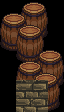

Tiled map render using the project's own tile images. Description and the whole map definition, tile-layer contents included, below:
An orthogonal 4x7 tile map with 16x16 px tiles, 2 tile layers (barriere1, barriere2), 1 hidden layer not drawn, 3 tilesets and 7 objects.

<map version="1.0" orientation="orthogonal" renderorder="right-down" width="4" height="7" tilewidth="16" tileheight="16" nextobjectid="117">
 <tileset firstgid="1" name="town" tilewidth="16" tileheight="16" tilecount="1024" columns="32">
  <image source="tilesets/town.png" width="512" height="512" />
 </tileset>
 <tileset firstgid="1025" name="obj_misk_atlas" tilewidth="16" tileheight="16" tilecount="4096" columns="64">
  <image source="tilesets/obj_misk_atlas.png" width="1024" height="1024" />
 </tileset>
 <tileset firstgid="5121" name="build_atlas" tilewidth="16" tileheight="16" tilecount="4096" columns="64">
  <image source="tilesets/build_atlas.png" width="1024" height="1024" />
 </tileset>
 <layer name="Kachelebene 1" width="4" height="7" visible="0">
  <data encoding="csv">
252,418,419,255,
252,450,451,246,
252,253,284,214,
252,253,287,248,
252,253,319,255,
252,253,215,287,
252,291,292,286
</data>
 </layer>
 <layer name="barriere1" width="4" height="7">
  <data encoding="csv">
6207,6208,0,0,
6271,6272,0,0,
6335,6336,0,0,
6399,6400,6655,6463,
0,0,0,6527,
0,0,0,6591,
0,0,0,6655
</data>
 </layer>
 <layer name="barriere2" width="4" height="7">
  <data encoding="csv">
0,0,6463,0,
0,0,6527,0,
0,0,6591,0,
0,6207,6208,0,
0,6271,6272,0,
0,643,644,0,
0,675,676,0
</data>
 </layer>
 <objectgroup name="barrieren" visible="0">
  <object id="81" x="-240" y="224">
   <polyline points="0,0 0,-16 -16,-16 -16,-96 -32,-112 -48,-112 -48,-160 0,-160 0,-304 48,-304 64,-160 96,-160 112,-304 144,-304 192,-304 208,-240 256,-240 256,-192 288,-192" />
  </object>
  <object id="82" x="-208" y="224">
   <polyline points="0,0 0,-16 176,-16 176,-96 224,-96 224,-144 256,-144 256,-16 528,-16 528,-272 464,-272 528,-304 544,-304" />
  </object>
  <object id="83" x="48" y="32">
   <polyline points="0,0 0,-80 96,-80 96,-112 208,-112 272,-144 288,-144" />
  </object>
  <object id="115" x="16" y="32">
   <polyline points="0,0 0,48" />
  </object>
 </objectgroup>
 <objectgroup name="enemyHumanoid" visible="0">
  <properties>
   <property name="typ" value="raider-1" />
  </properties>
  <object id="57" x="-16" y="32" width="16" height="16">
   <properties>
    <property name="typ" value="raider-1" />
   </properties>
  </object>
  <object id="113" x="64" y="2" width="16" height="16">
   <properties>
    <property name="dialog" value="8001" />
    <property name="typ" value="npc1" />
   </properties>
  </object>
 </objectgroup>
 <objectgroup name="startpunkt" visible="0" />
 <objectgroup name="areaborder" visible="0">
  <object id="92" x="22" y="30.5">
   <properties>
    <property name="dialog" value="6" />
    <property name="vorbed" value="5" />
   </properties>
   <polyline points="-16,-48 -16,96" />
  </object>
 </objectgroup>
 <objectgroup name="schatztruhen" visible="0" />
</map>
